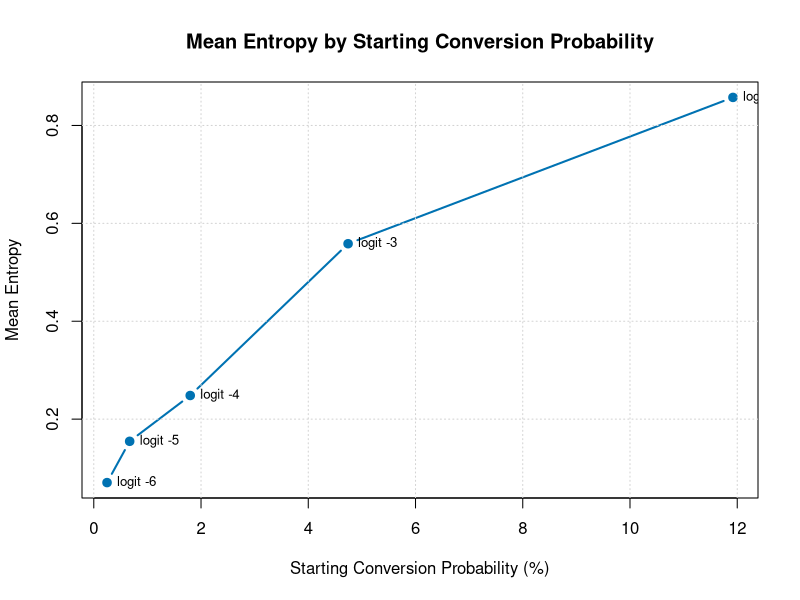
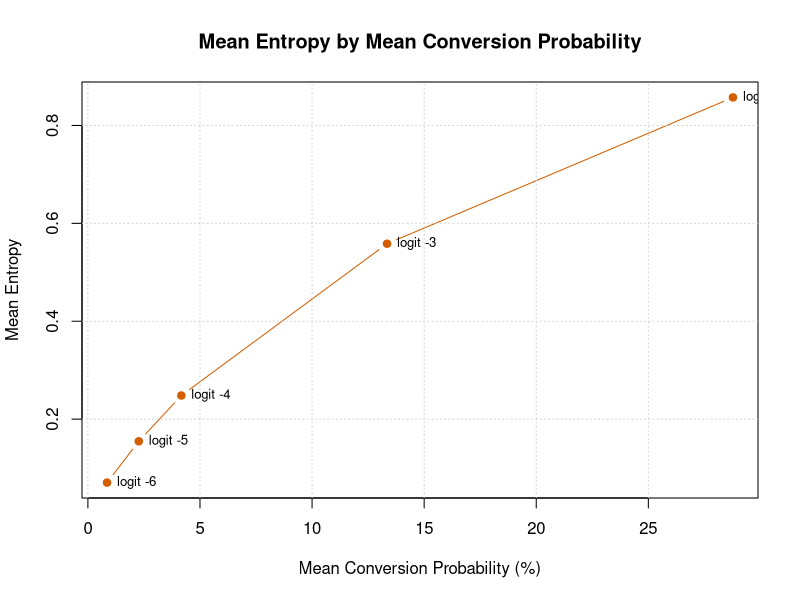

The R script that drew these images, in order:
# ************************************************************
# PROGRAMMATIC MEDIA BUYING SIMULATION
# ************************************************************
# Purpose:
# Use simulated programmatic campaign data to examine the 
# relationship between conversion performance and uncertainty
#
# Outputs:
# 1. Correlations between conversion and uncertainty for 3 scenarios
# ************************************************************

#******************************
#1. FUNCTIONS
#******************************

#-----------------------------------------------------
#Use uniform dist to randomly assign dimension effects
#-----------------------------------------------------
assign_effects<-function (wts, min, max,names) {
  eff <-numeric()
  for (i in 1:length(wts)) {
      eff[i] <- runif(1, min = min, max = max)*(wts[i]/max(wts))
  }
  eff_vec <- setNames(eff, names)
  return(eff_vec)
}

#----------------------------------------------------------------
#Add effects for each random variable value for a particular trial
#-----------------------------------------------------------------
dim_effects_each_trial<-function (start_logit, pmb_df, d_eff, a_eff, u_eff, i_eff) {
  logit <- start_logit +
    d_eff[pmb_df$device] +
    a_eff[pmb_df$audience] +
    u_eff[pmb_df$usp] +
    i_eff[pmb_df$inventory] 
  names(logit) <- paste0("trial", 1:length(logit))
  return(logit)
}

#---------------------------------------------------
#Add interact effects to trials that have appropriate 
#combinations of dimension values
#---------------------------------------------------
interact_effects_each_trial <- function(logit, pmb_df, interact_df) {
  for (i in 1:nrow(interact_df)) {
    mask <- pmb_df[[interact_df$dim1[i]]] == interact_df$val1[i] &
            pmb_df[[interact_df$dim2[i]]] == interact_df$val2[i]
    logit[mask] <- logit[mask] + interact_df$effect[i]
  }
  return(logit)
}

#---------------------------------------------------
#Format correlation test results for console output
#---------------------------------------------------
format_cor_result <- function(label, test_result, alpha = 0.05) {
  estimate <- unname(test_result$estimate)
  ci <- test_result$conf.int
  sig_label <- ifelse(test_result$p.value < alpha,
                      "significant", "not significant")

  cat(sprintf(
    "  %s\n    r = %.4f | 95%% CI [%.4f, %.4f] | p = %.4g | %s at alpha = %.2f\n",
    label,
    estimate,
    ci[1],
    ci[2],
    test_result$p.value,
    sig_label,
    alpha
  ))
}

#******************************
#2. ASSIGNMENTS
#******************************

#----------------
#Number of trials 
#----------------
n <- 50000

#------------------------------------
#Assign labels to the four dimensions
#------------------------------------
audiences <- c("aud1", "aud2", "aud3", "aud4")
usps <- c("usp1", "usp2", "usp3", "usp4")
inventory <- c("inv1", "inv2", "inv3", "inv4", "inv5")
device <- c("dev1", "dev2", "dev3", "dev4", "dev5", "dev6")

#-----------------------------------
#Assign availability/utility weights
#-----------------------------------
aud_wt <- c(0.15, 0.25, 0.35, 0.25)
usp_wt <- c(0.15, 0.20, 0.30, 0.35)
inv_wt <- c(0.30, 0.28, 0.18, 0.15, 0.09)
dev_wt <- c(0.20, 0.55, 0.08, 0.10, 0.04, 0.03)

#--------------------------
#Assign interaction effects
#--------------------------
interactions <- data.frame(
  dim1   = c("audience","audience","audience","inventory","inventory","device"),
  val1   = c("aud2",    "aud4",    "aud3",    "inv2",     "inv4",     "dev2"),
  dim2   = c("usp",     "usp",     "usp",     "usp",      "audience", "audience"),
  val2   = c("usp2",    "usp4",    "usp4",    "usp2",     "aud2",     "aud2"),
  effect = c(0.35,       0.25,      0.30,      0.20,       0.25,       0.15)
)

#*********************************
#3. Run Simulation
#*********************************
iSeed <- 42
entropy_summary <- data.frame(
  start_logit = numeric(),
  start_conv_prob = numeric(),
  mean_conv_prob = numeric(),
  mean_entropy = numeric()
)

for (start_logit in -2:-6) {
  set.seed(iSeed)

  #-------------------------------------------------------
  #Randomly select dimension effects from published ranges
  #-------------------------------------------------------
  audience_effect <-assign_effects(aud_wt, .097, .428, audiences)
  usp_effect <-assign_effects(usp_wt, .19, .48, usps)
  inventory_effect <-assign_effects(inv_wt, .1, .52, inventory) 
  device_effect <-assign_effects(dev_wt, .1, .52, device) 

  #-----------------------------------------------------------------
  #For each scenario, create simulation core with 4 random variables
  #-----------------------------------------------------------------
  pmb_df <- data.frame(
    audience = sample(audiences, n, replace = TRUE,
                    prob = aud_wt),
    usp = sample(usps, n, replace = TRUE, 
                    prob = usp_wt),
    inventory = sample(inventory, n, replace = TRUE,
                     prob = inv_wt),
    device = sample(device, n, replace = TRUE,
                     prob = dev_wt)
  )  

  #---------------------------
  #Calculate marketing effects
  #---------------------------
  logit <- dim_effects_each_trial(start_logit, pmb_df, device_effect,
                                  audience_effect, usp_effect, inventory_effect)
  logit <- interact_effects_each_trial(logit, pmb_df, interactions)

  #----------------------------------------------------
  #Transform resulting logit to probability and entropy
  #----------------------------------------------------
  conv_prob <- 1 / (1 + exp(-logit))
  entropy <- -(conv_prob * log2(conv_prob) +
               (1 - conv_prob) * log2(1 - conv_prob))
  logit_effect <- logit - start_logit

  #---------------------------------------
  #Calculate correlation and print results
  #---------------------------------------
  cor_effect_test <- cor.test(entropy, logit_effect)
  cor_prob_test <- cor.test(entropy, conv_prob)

  rs<-list(
    gmrCor = cor_effect_test$estimate,
    cor_prob = cor_entropy_prob <- cor_prob_test$estimate,
    effect_p_value = cor_effect_test$p.value,
    prob_p_value = cor_prob_test$p.value,
    effect_conf_int = cor_effect_test$conf.int,
    prob_conf_int = cor_prob_test$conf.int,
    mean_conv = mean(1 / (1 + exp(-logit))),
    mean_entropy = mean(entropy)
  )
  start_conv_prob <- 1 / (1 + exp(-start_logit))
  entropy_summary <- rbind(
    entropy_summary,
    data.frame(
      start_logit = start_logit,
      start_conv_prob = start_conv_prob,
      mean_conv_prob = rs$mean_conv,
      mean_entropy = rs$mean_entropy
    )
  )

  cat(sprintf(
    "\nStarting Logit: %.4f | Starting Conv Prob: %.4f | Mean Conv Prob: %.4f | Mean Entropy: %.4f\n",
    start_logit, start_conv_prob, rs$mean_conv, rs$mean_entropy
   ))
  format_cor_result("Entropy vs Conversion Probability", cor_prob_test)
  format_cor_result("Entropy vs Logit Effect", cor_effect_test)

   iSeed <-iSeed + 200
}

#-------------------------------------------------------------
#Plot starting conversion probability against mean entropy
#-------------------------------------------------------------
entropy_summary <- entropy_summary[order(entropy_summary$start_conv_prob), ]

png("pmb_entropy_by_start_prob.png", width = 900, height = 650)
plot(
  entropy_summary$start_conv_prob * 100,
  entropy_summary$mean_entropy,
  type = "b",
  pch = 19,
  col = "#0072B2",
  lwd = 2,
  xlab = "Starting Conversion Probability (%)",
  ylab = "Mean Entropy",
  main = "Mean Entropy by Starting Conversion Probability"
)
grid()
text(
  entropy_summary$start_conv_prob * 100,
  entropy_summary$mean_entropy,
  labels = paste0("logit ", entropy_summary$start_logit),
  pos = 4,
  cex = 0.8
)
dev.off()

cat("\nEntropy summary:\n")
print(entropy_summary)
cat("\nGraph saved to: pmb_entropy_by_start_prob.png\n")

png("pmb_entropy_by_mean_conv_prob.png", width = 900, height = 650)
plot(
  entropy_summary$mean_conv_prob * 100,
  entropy_summary$mean_entropy,
  type = "b",
  pch = 19,
  col = "#D55E00",
  xlab = "Mean Conversion Probability (%)",
  ylab = "Mean Entropy",
  main = "Mean Entropy by Mean Conversion Probability"
)
grid()
text(
  entropy_summary$mean_conv_prob * 100,
  entropy_summary$mean_entropy,
  labels = paste0("logit ", entropy_summary$start_logit),
  pos = 4,
  cex = 0.8
)
dev.off()

cat("Graph saved to: pmb_entropy_by_mean_conv_prob.png\n")
